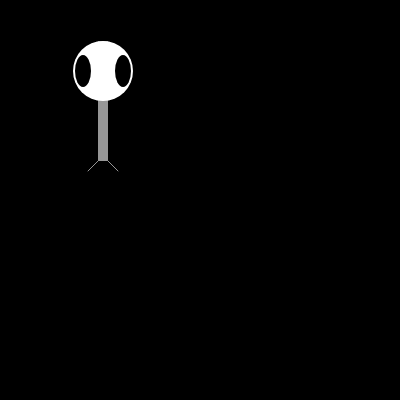
Frame 1 (no input)
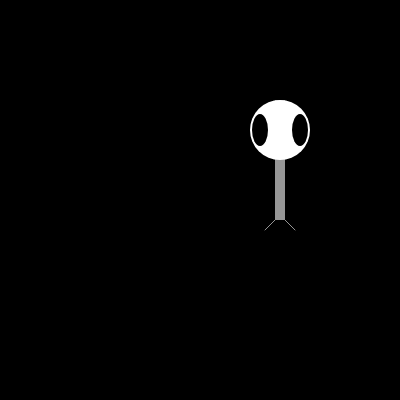
Frame 60 (no input)
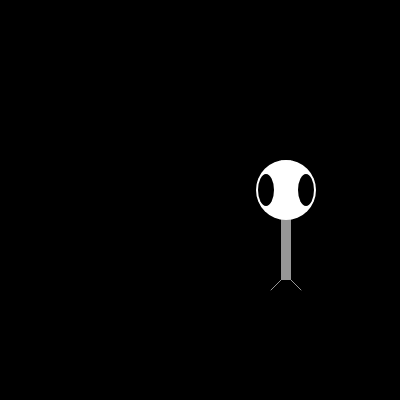
Frame 120 (the mouse pressed at the canvas centre since frame 60)

The p5.js sketch that drew these frames (run headless with seeded random() and noise() and a simulated clock; from frame 60 on, the mouse is pressed at the canvas centre):

// p5.js sketch
// ── sketch.js
var x = 100;
var y = 100;
var w = 60;
var h = 60;
var eyeSize = 16;

var xspeed = 3;
var yspeed = 1;

function setup() {
	createCanvas(400, 400);
	smooth();
}

function draw() {
	// change location of Zoog by speed
	x = x + xspeed;
	y = y + yspeed;

	if ((x > width - w/2) || (x < w/2)) {
		xspeed *= -1;
	}

	if ((y > height - h - 10) || (y < h)) {
		yspeed *= -1;
	}

	background(0);
	ellipseMode(CENTER);
	rectMode(CENTER);
	noStroke();

	// body
	fill(150);
	rect(x, y, w/6, h*2);

	// head
	fill(255);
	ellipse(x, y-h/2, w, h);

	// eyes
	fill(0);
	ellipse(x - w/3, y - h/2, eyeSize, eyeSize * 2);
	ellipse(x + w/3, y - h/2, eyeSize, eyeSize * 2);

	// legs
	stroke(150);
	line(x-w/12, y + h, x - w/4, y + h + 10);
	line(x+w/12, y + h, x +w/4, y + h + 10);
}
